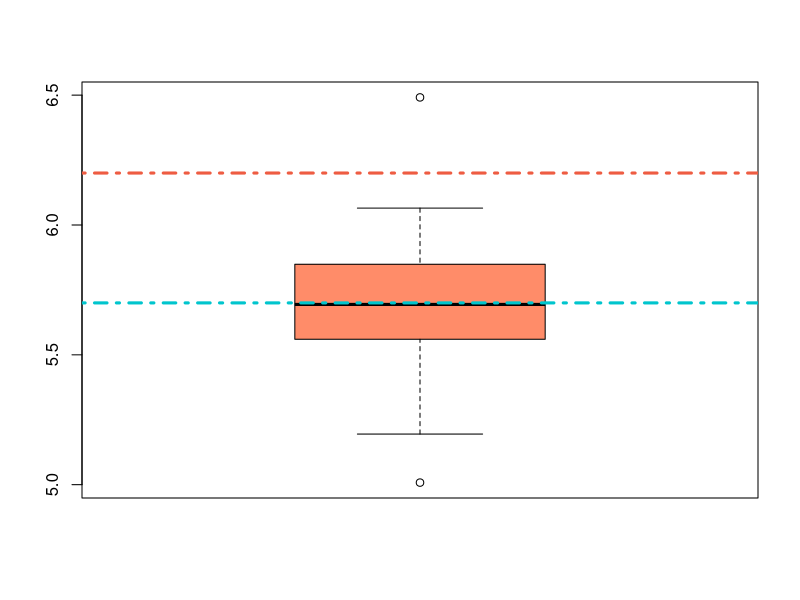
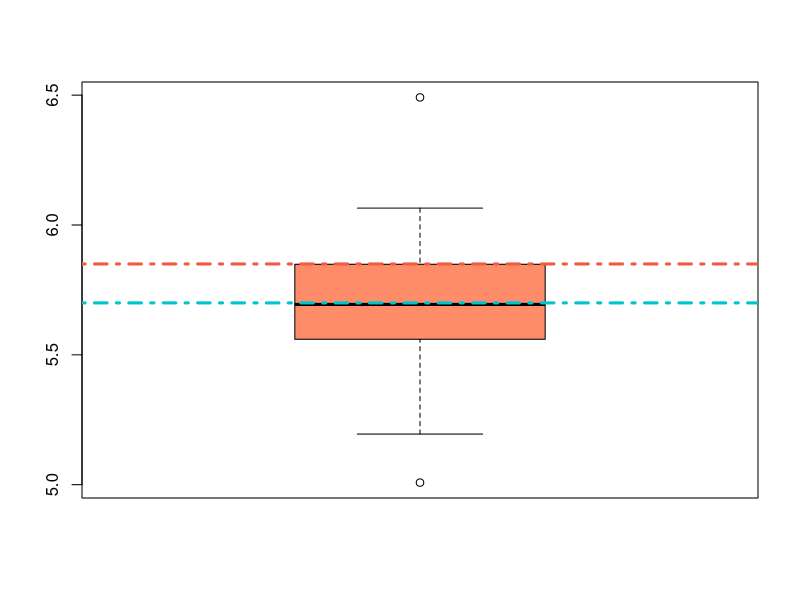
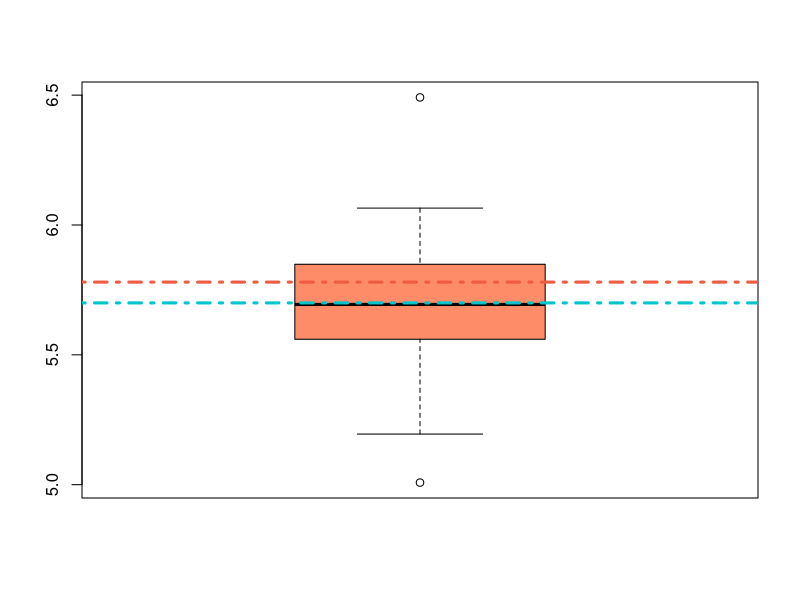

R code for these plots, in order:
#Prueba de T de una muestra
#Realizar la comparación de una muestra experimental vs una muestra
# teórica
library(readr)
semillas <- read_csv("Datos semillas.csv")
View(Datos_semillas)


# Ejemplo 1 ---------------------------------------------------------------


#Probar la normalidad de los datos de las semillas con shapiro.test
shapiro.test(semillas$Peso)

#Primera visualización de los datos
boxplot(semillas$Peso,
        col = "salmon1")
abline(h =6.2, col="tomato2", lwd = 3, lty = "dotdash")
abline(h=5.7,col="turquoise3", lwd =3, lty = "dotdash")
#lwd = ancho y lty = tipo

t.test(semillas$Peso, mu = 6.2)
#mu = media teorética
#no existen diferencias entre el peso observado y el peso de
#la media teorética
#aceptando la hpótesis alternativa


# Ejemplo 2 ---------------------------------------------------------------

#Ahora la media teorética es de 5.85
boxplot(semillas$Peso,
        col = "salmon1")
abline(h =5.85, col="tomato2", lwd = 3, lty = "dotdash")
abline(h=5.7,col="turquoise3", lwd =3, lty = "dotdash")
#Conclusión = las semillas de la facultad son menores de otros lugares de Nuevo León


# Ejercicio 3 -------------------------------------------------------------

#Ahora la media teorética es de 5.78 g
boxplot(semillas$Peso,
        col = "salmon1")
abline(h =5.78, col="tomato2", lwd = 3, lty = "dotdash")
abline(h=5.7,col="turquoise3", lwd =3, lty = "dotdash")

t.test(semillas$Peso, mu = 5.78)
